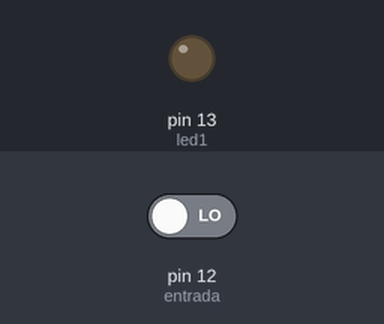
The sketch below on a simulated Arduino Uno, built with avr-gcc and run on an emulated ATmega328P. On the bench: output pins drawn as LEDs (lit = HIGH). The inputs (shaded band) are chosen by the test bench; at power-on: pin 12 (entrada) LOW.

Above: at 1.2 s.
1.3 s: pin 12 (entrada) driven HIGH
At 1.7 s:
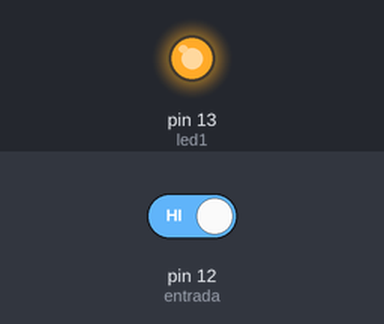
2.8 s: pin 12 (entrada) driven LOW
At 4.0 s:
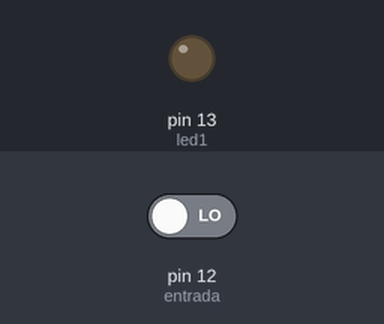
Timing chart, 0 to 5.8 s (numbered marks = the images above; inputs shaded):
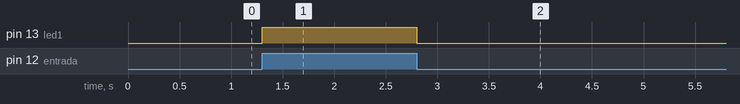

The sketch:

practica5.ino
```cpp
byte entrada = 12,led1 = 13;

void setup() {
  Serial.begin(9600);
  pinMode(entrada,INPUT);
  pinMode(led1,OUTPUT);
  digitalWrite(led1,LOW);
}

void loop() {
  digitalWrite(led1,digitalRead(entrada));
}
```

Measured:
- after the input at 1.3 s, pin 13 (led1): LOW → HIGH at once
- after the input at 2.8 s, pin 13 (led1): HIGH → LOW at once
